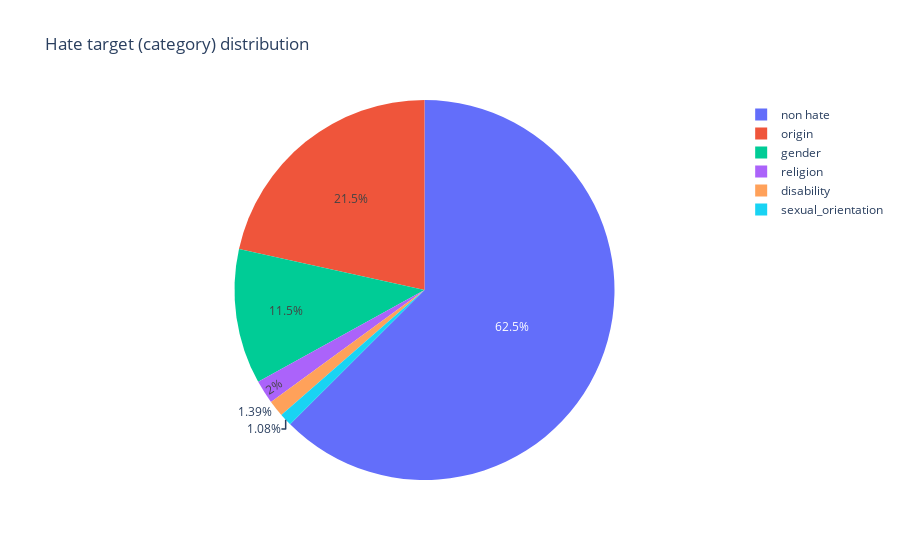

Here is the notebook cell this chart was saved with:
### Markdown cell above
## Hate target (category) distribution

### Code cell
df_groupby = df_unified.groupby(['target'])['text'].count()

labels = df_groupby.keys()
values = df_groupby.values

fig = go.Figure(data=[go.Pie(labels=labels, values=values)])
fig.update_layout(title_text="Hate target (category) distribution")
fig.show()

### Figure 1 — Plotly figure (JSON) as saved in the notebook; plotly's stock layout.template omitted (floating-point values rounded to 4 significant figures)
{"data": [{"labels": ["disability", "gender", "non hate", "origin", "religion", "sexual_orientation"], "type": "pie", "values": [1264, 10449, 56796, 19566, 1817, 979]}], "layout": {"title": {"text": "Hate target (category) distribution"}}}
